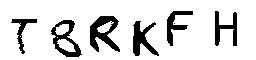
#> input picture 0000.jpg, 256 x 60 px, found by its file name; its folder holds 4 pictures in this run
$ python prepare_data.py   (older library calls are emulated)
#> lines starting #> are read from the running program, lines starting #| are printed output that depends on the picture; after the words box and inside, x2 and y2 are one past the last pixel; in counts of white or black regions, pixels touching at a corner belong together; pictures that were not available may be replaced by others from this repository, and a replacement may not be noted
from __future__ import division
from __future__ import print_function

import requests
import os
from os import listdir
from os.path import join, isfile
from PIL import Image, ImageChops
import math
import numpy as np
import cv2
import random
import string
from scipy.misc import imread

chars_list = '0123456789ABCDEFGHIJKLMNOPQRSTUVWXYZ'
chars_dict = {c: chars_list.index(c) for c in chars_list}

IMAGE_TOTAL = 1000
RAW_PATH = "data/raw/"
SLICED_PATH = "data/sliced/"

part = 0
list_chars = [f for f in listdir('data/chars') if isfile(join('data/chars', f)) and 'jpg' in f]

def crawl_images():
	url = "https://chuyencuadev.com/captcha"
	for i in range (1, IMAGE_TOTAL):
		file_path = join(RAW_PATH,'{0:04}.jpg'.format(i))
		print(file_path)
		with open(file_path, 'wb') as f:
			response = requests.get(url)
			if response.ok: f.write(response.content)

def process_directory(directory):
    file_list = []
    for file_name in listdir(directory):
        file_path = join(directory, file_name)
        if isfile(file_path) and 'jpg' in file_name:
            file_list.append(file_path)
    return file_list

# [13 lines left out: functions process_image, reduce_noise, not called in this run]

def reduce_noise_dir(directory):
#> called with directory = 'data/raw/'
	list_file = process_directory(directory)
	for file_path in list_file:
		print(file_path)
		img = cv2.imread(file_path)
#> img is the input picture: shape (60, 256, 3); min 0, max 255, mean 216.2
		dst = cv2.fastNlMeansDenoisingColored(img,None,50,50,7,21)
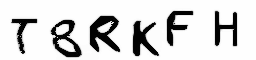
#> dst: shape (60, 256, 3); mean B, G, R 213.1, 213.1, 213.1
		cv2.imwrite(file_path, dst)
		img = Image.open(file_path).convert('L')
#> img: PIL image 256x60 L
		img = img.point(lambda x: 0 if x<128 else 255, '1')
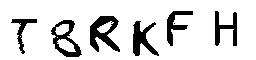
#> img: PIL image 256x60 1; 84.8% white; 7 black regions (1 under 20 px), largest, box (x1, y1, x2, y2) and area: (90, 16, 120, 52) 563, (51, 20, 82, 57) 440, (133, 21, 159, 56) 432, (215, 11, 237, 46) 340, (167, 11, 193, 46) 329, (11, 19, 37, 54) 233
		img.save(file_path)

# [30 lines left out: function crop, not called in this run]

def crop_dir(raw_directory, out_directory):
#> called with raw_directory = 'data/raw/', out_directory = 'data/sliced/'
	list_file = process_directory(raw_directory)
	global part
	for file_path in list_file:
		print(file_path)
		img = Image.open(file_path)
#> img: PIL image 256x60 L
		p = img.convert('P')
		w, h = p.size
#> w = 256; h = 60

		letters = []
		left, right= -1, -1
		found = False
		for i in range(w):
			in_letter = False
			for j in range(h):
				if p.getpixel((i,j)) == 0:
					in_letter = True
					break
			if not found and in_letter:
				found = True
				left = i
			if found and not in_letter and i-left > 25:
				found = False
				right = i
				letters.append([left, right])
#> after the loop, found = False; left = 215; right = 241
		origin = file_path.split('/')[-1].split('.')[0]
		for [l,r] in letters:
			if r-l < 40:
				bbox = (l, 0, r, h)
#> bbox = (12, 0, 38, 60)
				crop = img.crop(bbox)
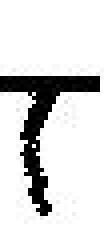
#> crop: PIL image 26x60 L (shown 4 times larger); min 0, max 255, mean 216.8
				crop = crop.resize((30,60))
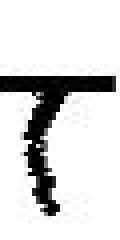
#> crop: PIL image 30x60 L (shown 4 times larger); min 0, max 255, mean 216.7
				crop.save(join(out_directory, '{0:04}_{1}.jpg'.format(part, origin)))
				part += 1

def adjust_dir(directory):
#> called with directory = 'data/sliced/'
	list_file = process_directory(directory)
	for file_path in list_file:
		img = Image.open(file_path)
		p = img.convert('P')
		w, h = p.size
#> w = 256; h = 60
		start, end = -1, -1
		found = False
		for j in range(h):
			in_letter = False
			for i in range(w):
				if p.getpixel((i,j)) == 0:
					in_letter = True
					break
			if not found and in_letter:
				found = True
				start = j
			if found and not in_letter and j-start > 35:
				found = False
				end = j
#> after the loop, end = 57; found = False; start = 11
		bbox = (0, start, w, end)
#> bbox = (0, 11, 256, 57)
		crop = img.crop(bbox)
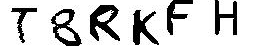
#> crop: PIL image 256x46 L; min 0, max 255, mean 204.4
		crop = crop.resize((30,36))
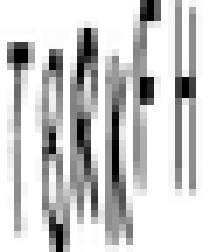
#> crop: PIL image 30x36 L (shown 7 times larger); min 0, max 255, mean 203.4
		crop.save(file_path)

def rand_string(N=6):
	return ''.join(random.SystemRandom().choice(string.ascii_uppercase + string.digits) for _ in range(N))

def rename(path, filename, letter):
	os.rename(join(path,filename), join(path, letter+'-' + rand_string() + '.jpg'))

# [24 lines left out: functions detect_char, detect_dir, not called in this run]

if __name__=='__main__':
	crawl_images()
	reduce_noise_dir(RAW_PATH)
	crop_dir(RAW_PATH, SLICED_PATH)
	adjust_dir(SLICED_PATH)
	pass

$ run again, on 0004.jpg
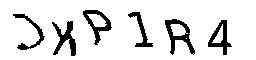
#> input picture 0004.jpg, 256 x 60 px, given in place of captcha, which was not available
#> in reduce_noise_dir, img is the input picture: shape (60, 256, 3); min 0, max 255, mean 223.5
#> in reduce_noise_dir, `img = img.point(lambda x: 0 if x<128 else 255, '1')`:
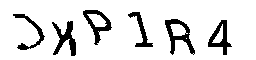
#> img: PIL image 256x60 1; 87.6% white; 6 black regions, box (x1, y1, x2, y2) and area: (165, 19, 195, 55) 395, (52, 21, 76, 56) 367, (83, 10, 112, 45) 334, (208, 20, 232, 55) 320, (13, 14, 45, 50) 254, (128, 12, 153, 47) 240
#> in adjust_dir, `crop = crop.resize((30,36))`:
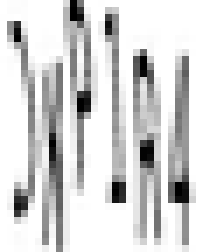
#> crop: PIL image 30x36 L (shown 7 times larger); min 0, max 255, mean 212.8

$ run again, on 0005.jpg
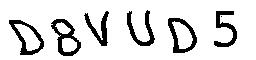
#> input picture 0005.jpg, 256 x 60 px, given in place of captcha, which was not available
#> in reduce_noise_dir, img is the input picture: shape (60, 256, 3); min 0, max 255, mean 219.4
#> in reduce_noise_dir, `img = img.point(lambda x: 0 if x<128 else 255, '1')`:
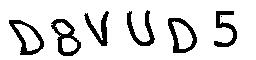
#> img: PIL image 256x60 1; 85.9% white; 7 black regions (1 under 20 px), largest, box (x1, y1, x2, y2) and area: (51, 19, 81, 56) 402, (168, 18, 197, 53) 390, (9, 20, 44, 55) 388, (127, 10, 155, 46) 340, (214, 11, 237, 47) 331, (84, 11, 109, 46) 312
#> in adjust_dir, `crop = crop.resize((30,36))`:
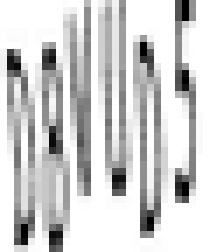
#> crop: PIL image 30x36 L (shown 7 times larger); min 0, max 255, mean 206.5

$ run again, on 0006.jpg
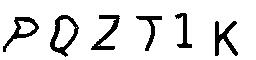
#> input picture 0006.jpg, 256 x 60 px, given in place of captcha, which was not available
#> in reduce_noise_dir, img is the input picture: shape (60, 256, 3); min 0, max 255, mean 223.9
#> in reduce_noise_dir, `img = img.point(lambda x: 0 if x<128 else 255, '1')`:
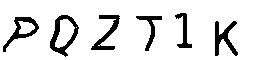
#> img: PIL image 256x60 1; 87.7% white; 6 black regions, box (x1, y1, x2, y2) and area: (50, 15, 79, 57) 417, (215, 21, 238, 56) 349, (3, 17, 39, 52) 339, (91, 15, 120, 50) 334, (136, 16, 162, 51) 231, (175, 13, 192, 48) 213
#> in adjust_dir, `crop = crop.resize((30,36))`:
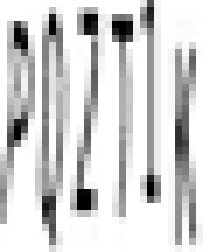
#> crop: PIL image 30x36 L (shown 7 times larger); min 0, max 255, mean 211.5
